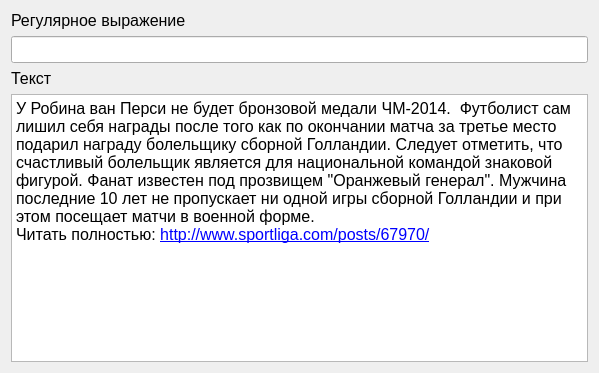
<?xml version="1.0" encoding="UTF-8"?>
<ui version="4.0">
 <class>RegexpTestWindow</class>
 <widget class="QWidget" name="RegexpTestWindow">
  <property name="geometry">
   <rect>
    <x>0</x>
    <y>0</y>
    <width>599</width>
    <height>373</height>
   </rect>
  </property>
  <property name="font">
   <font>
    <pointsize>12</pointsize>
   </font>
  </property>
  <property name="windowTitle">
   <string>Отладка решулярных выражений</string>
  </property>
  <layout class="QVBoxLayout" name="verticalLayout">
   <item>
    <widget class="QLabel" name="lblRegexp">
     <property name="text">
      <string>Регулярное выражение</string>
     </property>
     <property name="alignment">
      <set>Qt::AlignBottom|Qt::AlignLeading|Qt::AlignLeft</set>
     </property>
    </widget>
   </item>
   <item>
    <widget class="QLineEdit" name="edtRegexp"/>
   </item>
   <item>
    <widget class="QLabel" name="lblText">
     <property name="text">
      <string>Текст</string>
     </property>
     <property name="alignment">
      <set>Qt::AlignBottom|Qt::AlignLeading|Qt::AlignLeft</set>
     </property>
    </widget>
   </item>
   <item>
    <widget class="QTextBrowser" name="edtText">
     <property name="readOnly">
      <bool>false</bool>
     </property>
     <property name="html">
      <string>&lt;!DOCTYPE HTML PUBLIC &quot;-//W3C//DTD HTML 4.0//EN&quot; &quot;http://www.w3.org/TR/REC-html40/strict.dtd&quot;&gt;
&lt;html&gt;&lt;head&gt;&lt;meta name=&quot;qrichtext&quot; content=&quot;1&quot; /&gt;&lt;style type=&quot;text/css&quot;&gt;
p, li { white-space: pre-wrap; }
&lt;/style&gt;&lt;/head&gt;&lt;body style=&quot; font-family:'MS Shell Dlg 2'; font-size:12pt; font-weight:400; font-style:normal;&quot;&gt;
&lt;p style=&quot; margin-top:0px; margin-bottom:0px; margin-left:0px; margin-right:0px; -qt-block-indent:0; text-indent:0px;&quot;&gt;У Робина ван Перси не будет бронзовой медали ЧМ-2014.  Футболист сам лишил себя награды после того как по окончании матча за третье место подарил награду болельщику сборной Голландии. Следует отметить, что счастливый болельщик является для национальной командой знаковой фигурой. Фанат известен под прозвищем &amp;quot;Оранжевый генерал&amp;quot;. Мужчина последние 10 лет не пропускает ни одной игры сборной Голландии и при этом посещает матчи в военной форме.&lt;a name=&quot;ctrlcopy&quot;&gt;&lt;/a&gt;&lt;br /&gt;Читать полностью: &lt;a href=&quot;http://www.sportliga.com/posts/67970/&quot;&gt;&lt;span style=&quot; text-decoration: underline; color:#0000ff;&quot;&gt;http://www.sportliga.com/posts/67970/&lt;/span&gt;&lt;/a&gt;&lt;/p&gt;&lt;/body&gt;&lt;/html&gt;</string>
     </property>
    </widget>
   </item>
  </layout>
 </widget>
 <resources/>
 <connections/>
</ui>
